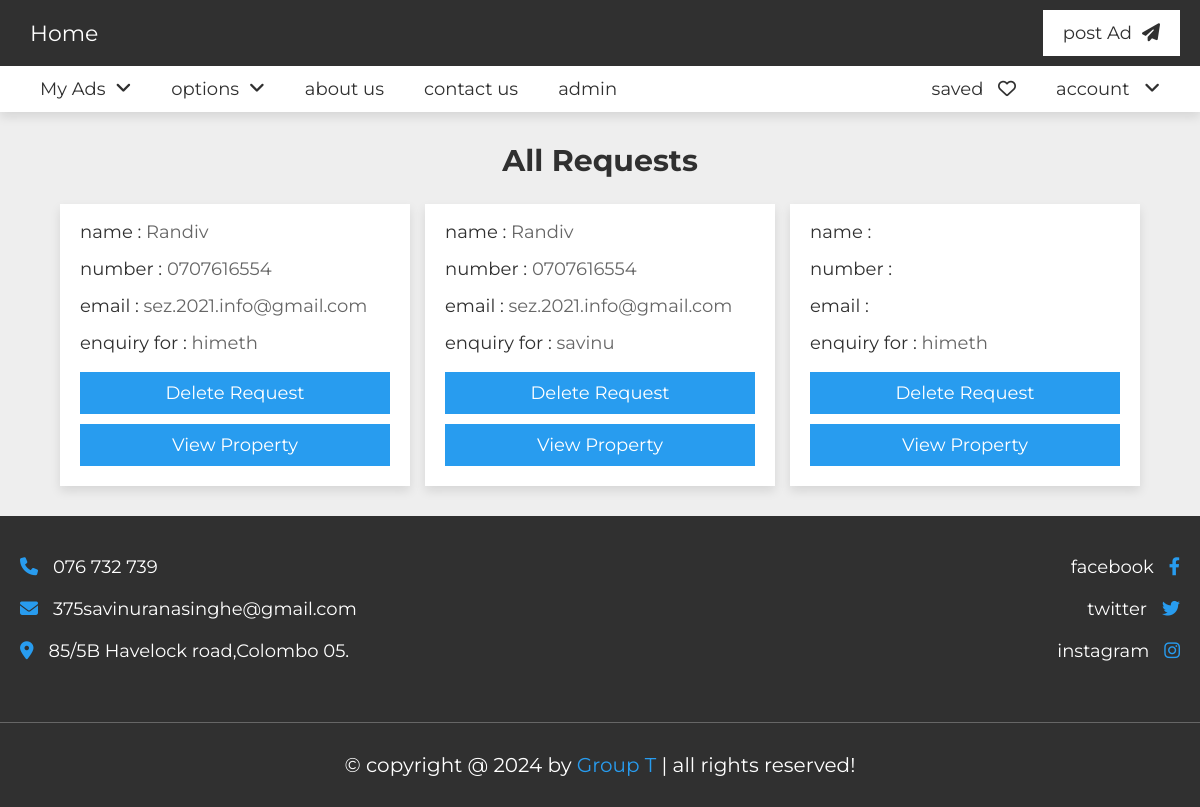
The app's page /requests.php (signed in) with its own data.
### tables this page shows
CREATE TABLE `requests` (
  `id` varchar(20) NOT NULL,
  `property_id` varchar(20) NOT NULL,
  `sender` varchar(20) NOT NULL,
  `receiver` varchar(20) NOT NULL,
  `date` date NOT NULL DEFAULT current_timestamp()
);

CREATE TABLE `users` (
  `id` varchar(20) NOT NULL,
  `name` varchar(50) NOT NULL,
  `number` varchar(10) NOT NULL,
  `email` varchar(50) NOT NULL,
  `password` varchar(50) NOT NULL
);

CREATE TABLE `property` (
  `id` varchar(20) NOT NULL,
  `user_id` varchar(20) NOT NULL,
  `property_name` varchar(50) NOT NULL,
  `address` varchar(100) NOT NULL,
  `price` varchar(10) NOT NULL,
  `type` varchar(10) NOT NULL,
  `offer` varchar(10) NOT NULL,
  `status` varchar(50) NOT NULL,
  `furnished` varchar(50) NOT NULL,
  `bhk` varchar(10) NOT NULL,
  `deposite` varchar(10) NOT NULL,
  `bedroom` varchar(10) NOT NULL,
  `bathroom` varchar(10) NOT NULL,
  `balcony` varchar(10) NOT NULL,
  `carpet` varchar(10) NOT NULL,
  `age` varchar(2) NOT NULL,
  `total_floors` varchar(2) NOT NULL,
  `room_floor` varchar(2) NOT NULL,
  `loan` varchar(50) NOT NULL,
  `lift` varchar(3) NOT NULL DEFAULT 'no',
  `security_guard` varchar(3) NOT NULL DEFAULT 'no',
  `play_ground` varchar(3) NOT NULL DEFAULT 'no',
  `garden` varchar(3) NOT NULL DEFAULT 'no',
  `water_supply` varchar(3) NOT NULL DEFAULT 'no',
  `power_backup` varchar(3) NOT NULL DEFAULT 'no',
  `parking_area` varchar(3) NOT NULL DEFAULT 'no',
  `gym` varchar(3) NOT NULL DEFAULT 'no',
  `shopping_mall` varchar(3) NOT NULL DEFAULT 'no',
  `hospital` varchar(3) NOT NULL DEFAULT 'no',
  `school` varchar(3) NOT NULL DEFAULT 'no',
  `market_area` varchar(3) NOT NULL DEFAULT 'no',
  `image_01` varchar(50) NOT NULL,
  `image_02` varchar(50) NOT NULL,
  `image_03` varchar(50) NOT NULL,
  `image_04` varchar(50) NOT NULL,
  `image_05` varchar(50) NOT NULL,
  `description` varchar(1000) NOT NULL,
  `date` date NOT NULL DEFAULT current_timestamp()
);

### requests.php (the view, shortened to what this page needs)
<?php
include 'components/connect.php';
if(isset($_COOKIE['user_id'])){
   $user_id = $_COOKIE['user_id'];
}else{
   $user_id = '';
   header('location:login.php');
}
?>
<!DOCTYPE html>
<html lang="en">
<head>
   <link rel="stylesheet" href="https://cdnjs.cloudflare.com/ajax/libs/font-awesome/6.2.0/css/all.min.css">
   <link rel="stylesheet" href="css/style.css">
</head>
<body>
<?php include 'components/user_header.php'; ?>
<section class="requests">
   <h1 class="heading">all requests</h1>
   <div class="box-container">
   <?php
      $select_requests = $conn->prepare("SELECT * FROM `requests` WHERE receiver = ?");
      $select_requests->execute([$user_id]);
      if($select_requests->rowCount() > 0){
         while($fetch_request = $select_requests->fetch(PDO::FETCH_ASSOC)){
        $select_sender = $conn->prepare("SELECT * FROM `users` WHERE id = ?");
        $select_sender->execute([$fetch_request['sender']]);
        $fetch_sender = $select_sender->fetch(PDO::FETCH_ASSOC);
        $select_property = $conn->prepare("SELECT * FROM `property` WHERE id = ?");
        $select_property->execute([$fetch_request['property_id']]);
        $fetch_property = $select_property->fetch(PDO::FETCH_ASSOC);
   ?>
   <div class="box">
      <p>name : <span><?= $fetch_sender['name']; ?></span></p>
      <p>number : <a href="tel:<?= $fetch_sender['number']; ?>"><?= $fetch_sender['number']; ?></a></p>
      <p>email : <a href="mailto:<?= $fetch_sender['email']; ?>"><?= $fetch_sender['email']; ?></a></p>
      <p>enquiry for : <span><?= $fetch_property['property_name']; ?></span></p>
      <form action="" method="POST">
         <input type="submit" value="delete request" class="btn" onclick="return confirm('remove this request?');" name="delete">
         <a href="view_property.php?get_id=<?= $fetch_property['id']; ?>" class="btn">view property</a>
      </form>
   </div>
   <?php
    }
   }else{
      echo '<p class="empty">you have no requests!</p>';
   }
   ?>
   </div>
</section>
<?php include 'components/footer.php'; ?>
</body>
</html>

### css/style.css (style rules this page uses)
:root { --main-color: #289cef; --light-color: #666; --light-bg: #eee; --white: #fff; --black: #303030; --border: .1rem solid var(--light-color); --box-shodow: 0 .5rem 1rem rgba(0, 0, 0, .1); }
* { font-family: 'Montserrat', sans-serif; margin: 0; padding: 0; box-sizing: border-box; outline: none; border: none; text-decoration: none; }
html { font-size: 62.5%; overflow-x: hidden; scroll-behavior: smooth; scroll-padding-top: 10rem; }
body { background-color: var(--light-bg); }
section { padding: 3rem 2rem; max-width: 1200px; margin: 0 auto; }
.heading { text-align: center; padding-bottom: 2.5rem; font-size: 3rem; color: var(--black); text-transform: capitalize; }
.btn, .inline-btn { margin-top: 1rem; padding: 1rem 3rem; background-color: var(--main-color); color: var(--white); cursor: pointer; text-align: center; font-size: 1.8rem; text-transform: capitalize; }
.btn { display: block; width: 100%; }
.requests .box-container { display: grid; grid-template-columns: repeat(auto-fit, 35rem); gap: 1.5rem; justify-content: center; align-items: flex-start; }
.requests .box-container .box { background-color: var(--white); padding: 2rem; padding-top: 1rem; box-shadow: var(--box-shodow); }
.requests .box-container .box p { padding: .5rem 0; line-height: 1.5; font-size: 1.8rem; color: var(--black); }
.requests .box-container .box p span, .requests .box-container .box p a { color: var(--light-color); }

### records on screen
requests: users.name "Randiv", users.number "0707616554", users.email "sez.2021.info@gmail.com", property.property_name "himeth"
requests: users.name "Randiv", users.number "0707616554", users.email "sez.2021.info@gmail.com", property.property_name "savinu"
requests: property.property_name "himeth"
